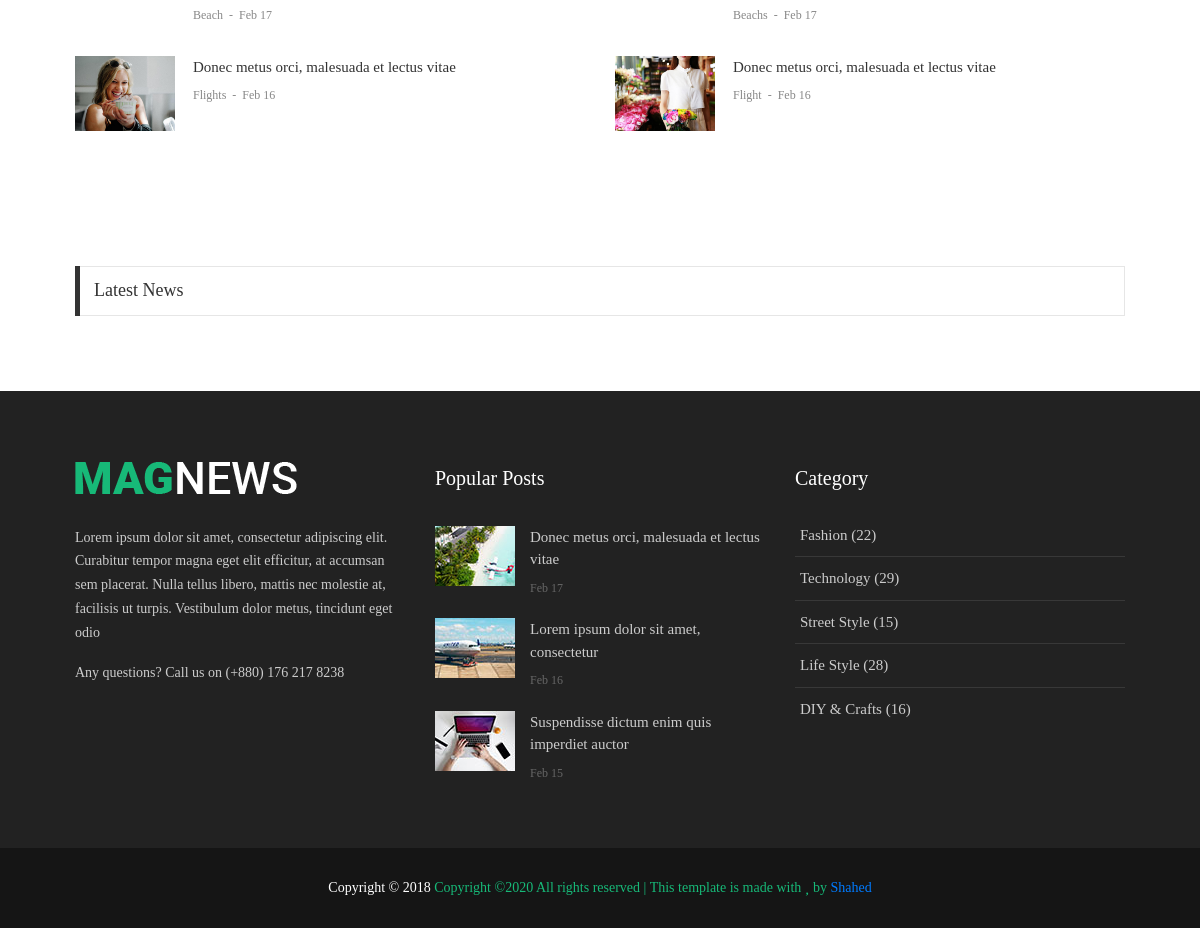
The app's page / (lower part), older data.
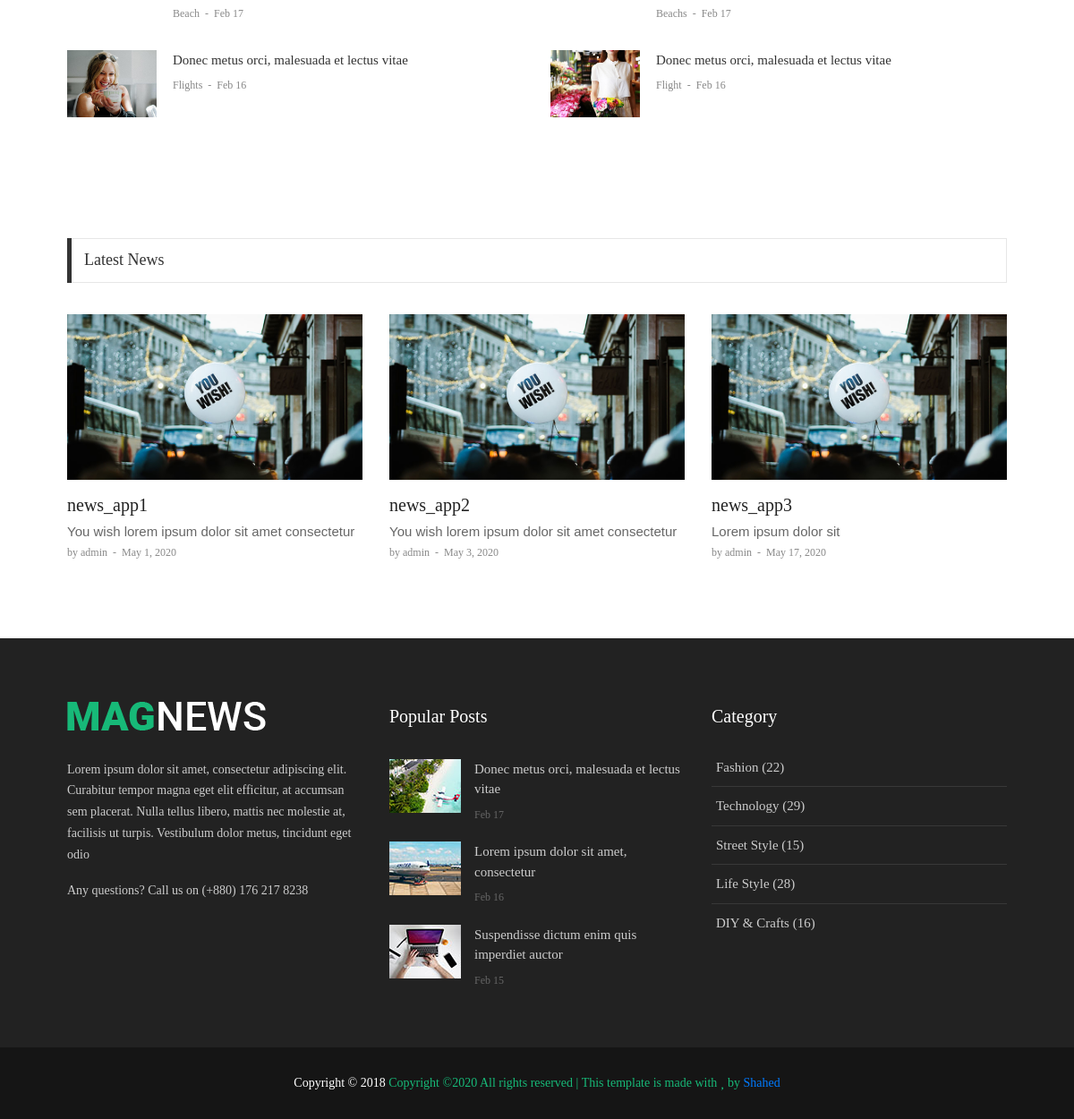
The same page, newer data.
### main/models.py (models this page shows, shortened)
class fooAbout(models.Model):
    about1 = models.TextField()
    about2 = models.TextField()
    telephone = models.TextField(default="(+880)")

class Main(models.Model):
    name = models.SlugField(max_length=20)
    fb = models.CharField(max_length = 100,null=True)
    tw = models.CharField(max_length = 100,null=True)
    ln = models.CharField(max_length = 100,null=True)
    yt = models.CharField(max_length = 100,null=True)

### news/models.py (models this page shows, shortened)
class News(models.Model):
    name = models.CharField(max_length=50)
    short_txt = models.TextField()
    body_txt = models.TextField()
    date = models.DateField()
    image = models.TextField()
    writter = models.CharField(max_length=50)

### main/views.py (the view)
# urls.py: 2. Add a URL to urlpatterns:  path('', views.home, name='home')
def home(request):
    qrr = fooAbout.objects.all()
    links = Main.objects.all()
    new_news = News.objects.all()
    return render(request, 'front/home.html', {"title":"Home","site": qrr,"link":links,"news":new_news})

### main/templates/front/home.html (shortened to what this page needs)
{% extends 'base.html' %}
{% load static %}
{% block content %}
<section class="post bg0 p-t-85">
    <div class="container">
        <div class="row justify-content-center">
            <div class="col-md-12 col-lg-12">
                <div class="p-r-10 p-rl-0-sr991 p-b-20">
                    <div class="p-b-25 m-r--10 m-r-0-sr991">
                        <div class="row p-t-35">
                            <div class="col-sm-6 p-r-25 p-r-15-sr991">
                                <div class="flex-wr-sb-s m-b-30">
                                    <div class="size-w-2">
                                        <span class="cl8">
												<a href="#" class="f1-s-6 cl8 hov-cl10 trans-03">
													Beach
												</a>
												<span class="f1-s-3 m-rl-3">
													-
												</span>
                                        <span class="f1-s-3">
													Feb 17
												</span>
                                        </span>
                                    </div>
                                </div>
                                <div class="flex-wr-sb-s m-b-30">
                                    <a href="blog-detail-02.html" class="size-w-1 wrap-pic-w hov1 trans-03">
                                        <img src="{% static 'front/images/post-26.jpg' %}" alt="IMG">
                                    </a>
                                    <div class="size-w-2">
                                        <h5 class="p-b-5">
                                            <a href="blog-detail-02.html" class="f1-s-5 cl3 hov-cl10 trans-03">
													Donec metus orci, malesuada et lectus vitae
												</a>
                                        </h5>
                                        <span class="cl8">
												<a href="#" class="f1-s-6 cl8 hov-cl10 trans-03">
													Flights
												</a>
												<span class="f1-s-3 m-rl-3">
													-
												</span>
                                        <span class="f1-s-3">
													Feb 16
												</span>
                                        </span>
                                    </div>
                                </div>
                            </div>
                            <div class="col-sm-6 p-r-25 p-r-15-sr991">
                                <div class="flex-wr-sb-s m-b-30">
                                    <div class="size-w-2">
                                        <span class="cl8">
												<a href="#" class="f1-s-6 cl8 hov-cl10 trans-03">
													Beachs
												</a>
												<span class="f1-s-3 m-rl-3">
													-
												</span>
                                        <span class="f1-s-3">
													Feb 17
												</span>
                                        </span>
                                    </div>
                                </div>
                                <div class="flex-wr-sb-s m-b-30">
                                    <a href="blog-detail-02.html" class="size-w-1 wrap-pic-w hov1 trans-03">
                                        <img src="{% static 'front/images/post-27.jpg' %}" alt="IMG">
                                    </a>
                                    <div class="size-w-2">
                                        <h5 class="p-b-5">
                                            <a href="blog-detail-02.html" class="f1-s-5 cl3 hov-cl10 trans-03">
													Donec metus orci, malesuada et lectus vitae
												</a>
                                        </h5>
                                        <span class="cl8">
												<a href="#" class="f1-s-6 cl8 hov-cl10 trans-03">
													Flight
												</a>
												<span class="f1-s-3 m-rl-3">
													-
												</span>
                                        <span class="f1-s-3">
													Feb 16
												</span>
                                        </span>
                                    </div>
                                </div>
                            </div>
                        </div>
                    </div>
                </div>
            </div>
        </div>
    </div>
</section>
<section class="bg0 p-t-60 p-b-40">
    <div class="container">
        <div class="how2 how2-cl4 flex-s-c">
            <h3 class="f1-m-2 cl3 tab01-title">
                Latest News
            </h3>
        </div>
        <div class="row p-t-35">
            {% for i in news %}
            <div class="col-sm-6 col-md-4">
                <div class="m-b-45">
                    <a href="{% url 'news_detail' word=i.name %}" class="wrap-pic-w hov1 trans-03">
                        <img src="{% static 'front/images/latest-01.jpg' %}" alt="IMG">
                    </a>
                    <div class="p-t-16">
                        <h5 class="p-b-5">
                            <a href="{% url 'news_detail' word=i.name %}" class="f1-m-3 cl2 hov-cl10 trans-03">
									{{i.name}}
								</a>
                        </h5>
                        <p>{{i.short_txt}}</p>
                        <span class="cl8">
								<a href="#" class="f1-s-4 cl8 hov-cl10 trans-03">
									by {{i.writter}}
								</a>
								<span class="f1-s-3 m-rl-3">
									-
								</span>
                        <span class="f1-s-3">
									{{i.date}}
								</span>
                        </span>
                    </div>
                </div>
            </div>
            {% endfor %}
        </div>
    </div>
</section>
{% endblock %}

### templates/base.html (shortened to what this page needs)
{% load static %}
<!DOCTYPE html>
<html lang="en">
<head>
    <link rel="stylesheet" type="text/css" href="{% static 'front/vendor/bootstrap/css/bootstrap.min.css' %}" />
    <link rel="stylesheet" type="text/css" href="{% static 'front/fonts/fontawesome-5.0.8/css/fontawesome-all.min.css' %}" />
    <link rel="stylesheet" type="text/css" href="{% static 'front/fonts/iconic/css/material-design-iconic-font.min.css' %}" />
    <link rel="stylesheet" type="text/css" href="{% static 'front/vendor/animate/animate.css' %}" />
    <link rel="stylesheet" type="text/css" href="{% static 'front/vendor/css-hamburgers/hamburgers.min.css'%}" />
    <link rel="stylesheet" type="text/css" href="{% static 'front/vendor/animsition/css/animsition.min.css' %}" />
    <link rel="stylesheet" type="text/css" href="{% static 'front/css/util.min.css' %}" />
    <link rel="stylesheet" type="text/css" href="{% static 'front/css/main.css' %}" />
</head>
<body>
    {% block content %}{% endblock %}
    {% include 'footer.html' %}
</body>
</html>

### templates/header2.html (shortened to what this page needs)
{% load static %}

### templates/footer.html (shortened to what this page needs)
{% load static %}
<footer>
    <div class="bg2 p-t-40 p-b-25">
        <div class="container">
            <div class="row">
                <div class="col-lg-4 p-b-20">
                    <div class="size-h-3 flex-s-c">
                        <a href="index.html">
                            <img class="max-s-full" src="{% static 'front/images/icons/logo-02.png' %}" alt="LOGO">
                        </a>
                    </div>
                    <div>
                    {% for i in site%}
                        <p class="f1-s-1 cl11 p-b-16">
                            {{i.about1}}
                        </p>
                        <p class="f1-s-1 cl11 p-b-16">
                            {{i.about2}} {{i.telephone}}
                        </p>
                    {% endfor %}
                    {% for i in link %}
                        <div class="p-t-15">
                            <a href="{{i.fb}}" class="fs-18 cl11 hov-cl10 trans-03 m-r-8" target="_blank">
                                <span class="fab fa-facebook-f"></span>
                            </a>
                            <a href="{{i.tw}}" class="fs-18 cl11 hov-cl10 trans-03 m-r-8" target="_blank">
                                <span class="fab fa-twitter"></span>
                            </a>
                            <a href="{{i.ln}}" class="fs-18 cl11 hov-cl10 trans-03 m-r-8" target="_blank">
                                <span class="fab fa-linkedin-in"></span>
                            </a>
                            <a href="{{i.yt}}" class="fs-18 cl11 hov-cl10 trans-03 m-r-8" target="_blank">
                                <span class="fab fa-youtube"></span>
                            </a>
                        </div>
                    {% endfor %}
                    </div>
                </div>
                <div class="col-sm-6 col-lg-4 p-b-20">
                    <div class="size-h-3 flex-s-c">
                        <h5 class="f1-m-7 cl0">
                            Popular Posts
                        </h5>
                    </div>
                    <ul>
                        <li class="flex-wr-sb-s p-b-20">
                            <a href="#" class="size-w-4 wrap-pic-w hov1 trans-03">
                                <img src="{% static 'front/images/popular-post-01.jpg' %}" alt="IMG">
                            </a>
                            <div class="size-w-5">
                                <h6 class="p-b-5">
                                    <a href="#" class="f1-s-5 cl11 hov-cl10 trans-03">
											Donec metus orci, malesuada et lectus vitae
										</a>
                                </h6>
                                <span class="f1-s-3 cl6">
										Feb 17
									</span>
                            </div>
                        </li>
                        <li class="flex-wr-sb-s p-b-20">
                            <a href="#" class="size-w-4 wrap-pic-w hov1 trans-03">
                                <img src="{% static 'front/images/popular-post-02.jp' %}g" alt="IMG">
                            </a>
                            <div class="size-w-5">
                                <h6 class="p-b-5">
                                    <a href="#" class="f1-s-5 cl11 hov-cl10 trans-03">
											Lorem ipsum dolor sit amet, consectetur
										</a>
                                </h6>
                                <span class="f1-s-3 cl6">
										Feb 16
									</span>
                            </div>
                        </li>
                        <li class="flex-wr-sb-s p-b-20">
                            <a href="#" class="size-w-4 wrap-pic-w hov1 trans-03">
                                <img src="{% static 'front/images/popular-post-03.jpg' %}" alt="IMG">
                            </a>
                            <div class="size-w-5">
                                <h6 class="p-b-5">
                                    <a href="#" class="f1-s-5 cl11 hov-cl10 trans-03">
											Suspendisse dictum enim quis imperdiet auctor
										</a>
                                </h6>
                                <span class="f1-s-3 cl6">
										Feb 15
									</span>
                            </div>
                        </li>
                    </ul>
                </div>
                <div class="col-sm-6 col-lg-4 p-b-20">
                    <div class="size-h-3 flex-s-c">
                        <h5 class="f1-m-7 cl0">
                            Category
                        </h5>
                    </div>
                    <ul class="m-t--12">
                        <li class="how-bor1 p-rl-5 p-tb-10">
                            <a href="#" class="f1-s-5 cl11 hov-cl10 trans-03 p-tb-8">
									Fashion (22)
								</a>
                        </li>
                        <li class="how-bor1 p-rl-5 p-tb-10">
                            <a href="#" class="f1-s-5 cl11 hov-cl10 trans-03 p-tb-8">
									Technology (29)
								</a>
                        </li>
                        <li class="how-bor1 p-rl-5 p-tb-10">
                            <a href="#" class="f1-s-5 cl11 hov-cl10 trans-03 p-tb-8">
									Street Style (15)
								</a>
                        </li>
                        <li class="how-bor1 p-rl-5 p-tb-10">
                            <a href="#" class="f1-s-5 cl11 hov-cl10 trans-03 p-tb-8">
									Life Style (28)
								</a>
                        </li>
                        <li class="how-bor1 p-rl-5 p-tb-10">
                            <a href="#" class="f1-s-5 cl11 hov-cl10 trans-03 p-tb-8">
									DIY & Crafts (16)
								</a>
                        </li>
                    </ul>
                </div>
            </div>
        </div>
    </div>
    <div class="bg11">
        <div class="container size-h-4 flex-c-c p-tb-15">
            <span class="f1-s-1 cl0 txt-center">
					Copyright © 2018
					<a href="#" class="f1-s-1 cl10 hov-link1">
Copyright &copy;<script>document.write(new Date().getFullYear());</script> All rights reserved | This template is made with <i class="fa fa-heart" aria-hidden="true"></i> by <a href="https://github.com/shahed-swe" target="_blank">Shahed</a>
				</span>
        </div>
    </div>
</footer>

### templates/scripts.html (shortened to what this page needs)
{% load static %}

### main/static/front/css/main.css (style rules this page uses)
.container { max-width: 1080px; }
.tab01-title { padding-right: 25px; }
body { padding-right: 0px !important; }
.cl0 { color: #fff; }
.cl2 { color: #222; }
.cl6 { color: #666; }
.cl10 { color: #17b978; }
.cl11 { color: #ccc; }
.f1-s-1 { font-family: Roboto-Regular; font-size: 14px; line-height: 1.7; }
.f1-s-4 { font-family: Roboto-Bold; font-size: 12px; line-height: 1.7; }
.f1-m-2 { font-family: Roboto-Medium; font-size: 18px; line-height: 1.333333; }
.f1-m-3 { font-family: Roboto-Regular; font-size: 20px; line-height: 1.25; }
.f1-m-7 { font-family: Roboto-Bold; font-size: 20px; line-height: 1.3; }
.size-w-1 { width: 100px; }
.size-w-2 { width: calc(100% - 118px); }
.size-w-4 { width: 80px; }
.size-w-5 { width: calc(100% - 95px); }
.size-h-3 { height: 95px; }
.size-h-4 { min-height: 80px; }
.bg0 { background-color: #fff; }
.bg2 { background-color: #222; }
.bg11 { background-color: #151515; }
.how-bor1 { border-bottom: 1px solid rgba(255,255,255,0.1); }
.how-bor1:last-child { border: none; }
.how2 { height: 50px; border: 1px solid #e6e6e6; padding: 0 18px; position: relative; }
.how2::before { content: ""; display: block; position: absolute; width: 5px; height: calc(100% + 2px); top: -1px; left: -1px; }
.how2-cl4::before { background-color: #333; }

Row changes from the older to the newer data that the page shows:
added News: name "news_app1", short_txt "You wish lorem ipsum dolor sit amet consectetur", writter "admin", date "May 1, 2020"
added News: name "news_app2", short_txt "You wish lorem ipsum dolor sit amet consectetur", writter "admin", date "May 3, 2020"
added News: name "news_app3", short_txt "Lorem ipsum dolor sit", writter "admin", date "May 17, 2020"
